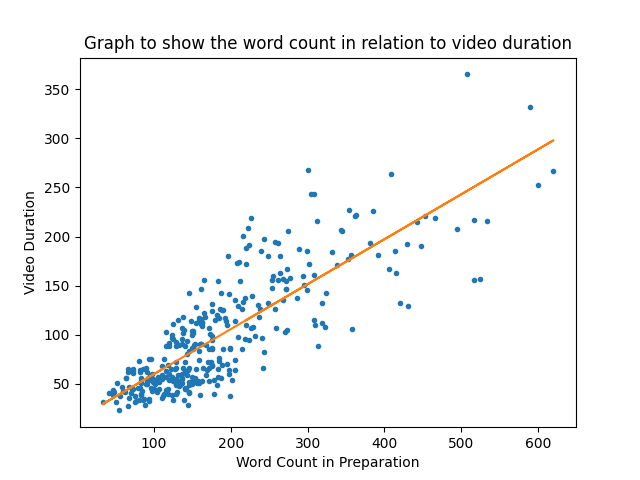

Write Python code to recreate this figure.
#!/usr/bin/env python3

# Remove opencv pip uninstall python-opencv for this to display the graph
# Internal thread error due to sharing graphics library (?)
import os
import sqlite3
import ast
from moviepy.editor import VideoFileClip
import matplotlib.pyplot as plt
import numpy as np


def sql_fetch_1to1_videos():
    recipe_conn = sqlite3.connect('//recipes/db/recipes_with_1to1_video.db')
    recipe_cursor = recipe_conn.cursor()
    recipe_cursor.execute("SELECT * FROM RecipesWith1To1Video;")
    return recipe_cursor.fetchall()


class RecipeWithVideoI:
    URL = 0
    TITLE = 1
    RATING = 2
    SERVING = 3
    TIME = 4
    CATEGORY = 5
    INGREDIENTS = 6
    PREPARATION = 7
    NUTRITION = 8
    VIDEO_ID = 9


def fetch_video_id(f):
    file_parts_array = f.split('_')
    tmp_id = ''

    for file_part in file_parts_array:
        if '(' in file_part:
            start_index = file_part.index('(') + 1
            while not file_part[start_index] == ')':
                tmp_id += file_part[start_index]
                start_index += 1
    return int(tmp_id)


def fetch_video_file(video_files, video_id):
    for vid in video_files:
        if ".mp4" in vid and fetch_video_id(vid) == video_id:
            return vid
    return None


def fetch_number_of_words(preparation):
    prep_dic = ast.literal_eval(preparation)
    word_count = 0

    for step in prep_dic.values():
        words_in_step = step.split(" ")
        word_count += len(words_in_step)

    return word_count


def fetch_video_length(vid_file):
    clip = VideoFileClip(vid_file)
    dur = clip.duration
    return dur


if __name__ == "__main__":
    PATH_TO_VIDEOS = "/media/leander/1F1C-606E/videos/"
    videos = os.listdir(PATH_TO_VIDEOS)
    recipes_1to1_videos = sql_fetch_1to1_videos()
    data = []
    number_of_words = []
    duration_of_video = []

    for recipe in recipes_1to1_videos:
        print(recipe[RecipeWithVideoI.URL])
        video_file = fetch_video_file(videos, recipe[RecipeWithVideoI.VIDEO_ID])
        print("video ID: ", recipe[RecipeWithVideoI.VIDEO_ID])
        assert video_file is not None, "something is seriously wrong"

        word_count = fetch_number_of_words(recipe[RecipeWithVideoI.PREPARATION])
        duration = fetch_video_length(PATH_TO_VIDEOS + video_file)
        print("word count: ", word_count)
        print("video duration: ", duration)
        number_of_words.append(int(word_count))
        duration_of_video.append(int(duration))

    m = np.polyfit(number_of_words, duration_of_video, deg=1)
    plt.plot(number_of_words, duration_of_video, '.')
    plt.plot(number_of_words, m[0]*np.array(number_of_words) + m[1], '-')
    plt.xlabel('Word Count in Preparation')
    plt.ylabel('Video Duration')
    plt.title('Graph to show the word count in relation to video duration')
    plt.show()

    correlation = np.corrcoef(number_of_words, duration_of_video)
    print(correlation[0, 1])
    # correlation coefficient 0.8262568746718546
    print(correlation[1, 0])
    # correlation coefficient 0.8262568746718546
